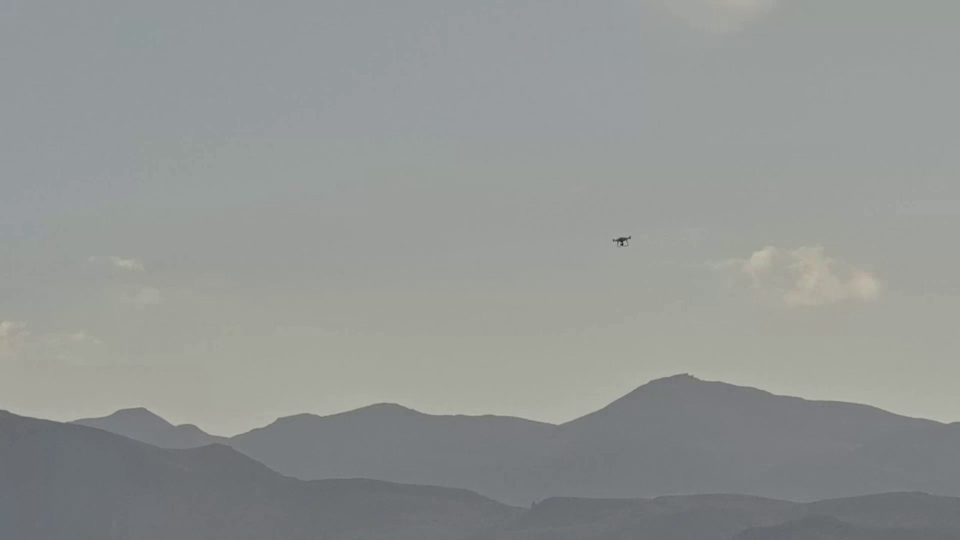
#> input picture frame 15 of code/detection/media/video.mp4, 1920 x 1080 px (shown at 1/2 size)
$ python background_subtraction.py
#> lines starting #> are read from the running program, lines starting #| are printed output that depends on the picture
import cv2
import numpy as np
import os

# video
video = "../media/simple_frames/video.mp4"

cap = cv2.VideoCapture(video)

kernel_dil = np.ones((20, 20), np.uint8)
kernel = cv2.getStructuringElement(cv2.MORPH_ELLIPSE, (3, 3))
fgbg = cv2.createBackgroundSubtractorMOG2() # background subtraction function
# gg = cv2.calcOpticalFlowFarneback()

width = int(cap.get(cv2.CAP_PROP_FRAME_WIDTH))
height = int(cap.get(cv2.CAP_PROP_FRAME_HEIGHT))
fps = int(cap.get(cv2.CAP_PROP_FPS))
fourcc = cv2.VideoWriter_fourcc(*'XVID')
output_path = 'result/background_subtraction.avi'
out = cv2.VideoWriter(output_path, fourcc, fps, (width, height))

frame_count = int(cap.get(cv2.CAP_PROP_FRAME_COUNT))
frame_num = 0

# step = 0
while True:
    frame_num += 1
    frame_file = os.path.join("result/background_subtraction", f'frame_{frame_num:04d}.jpg')

    print("--- frame {} / {} ---".format(frame_num, frame_count))

    ret, frame = cap.read()
#> frame is the input picture: shape (1080, 1920, 3); mean B, G, R 147.2, 149.5, 146.3
    # print frame.shape
    if ret == True:
        fshape = frame.shape
#> fshape = (1080, 1920, 3)
        frame = frame[100:fshape[0] - 100, :fshape[1] - 100, :]  # cropping the video size
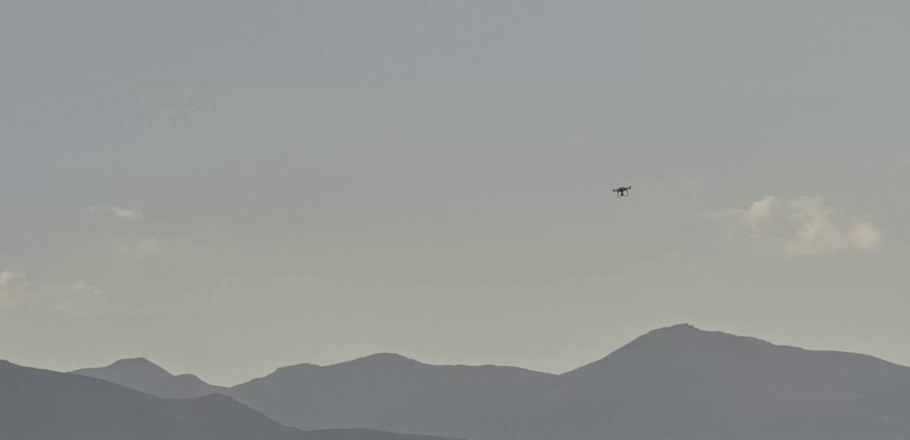
#> frame: shape (880, 1820, 3) (shown at 1/2 size); mean B, G, R 149.7, 152.8, 149.8
        fgmask = fgbg.apply(frame)
#> fgmask: shape (880, 1820); every value is 127
        fgmask = cv2.morphologyEx(fgmask, cv2.MORPH_OPEN, kernel)
        dilation = cv2.dilate(fgmask, kernel_dil, iterations=1)
        (contours, hierarchy) = cv2.findContours(dilation, cv2.RETR_TREE, cv2.CHAIN_APPROX_SIMPLE)
#> contours = [[[0, 0], [0, 879], [1819, 879], [1819, 0]]]
        for pic, contour in enumerate(contours):
            area = cv2.contourArea(contour)
            if(area > 3500): # if the blob size is greater than 3500 then only detect
                x, y, w, h = cv2.boundingRect(contour)
                img = cv2.rectangle(frame, (x, y), (x+w, y+h), (0, 0, 255), 2)
                roi_vehchile = frame[y:y-10+h+5, x:x-8+w+10]

                # cv2.imshow("original", frame)
                # frame = cv2.cvtColor(frame, cv2.COLOR_GRAY2BGR)
                cv2.imwrite(frame_file, frame)
                # out.write(frame)
            else:
                break
#> this loop made 1 pass
#> (pic, contour, area, x, y, w, h) on pass 1: (0, [[0, 0], [0, 879], [1819, 879], [1819, 0]], 1598901, 0, 0, 1820, 880)
    else:
        break

    if cv2.waitKey(1) & 0xFF == ord('q'):
#> (key q is pressed here)
        break

# Release the capture and close windows
# out.release()
cap.release()
cv2.destroyAllWindows()

$ run again, starting later in the video
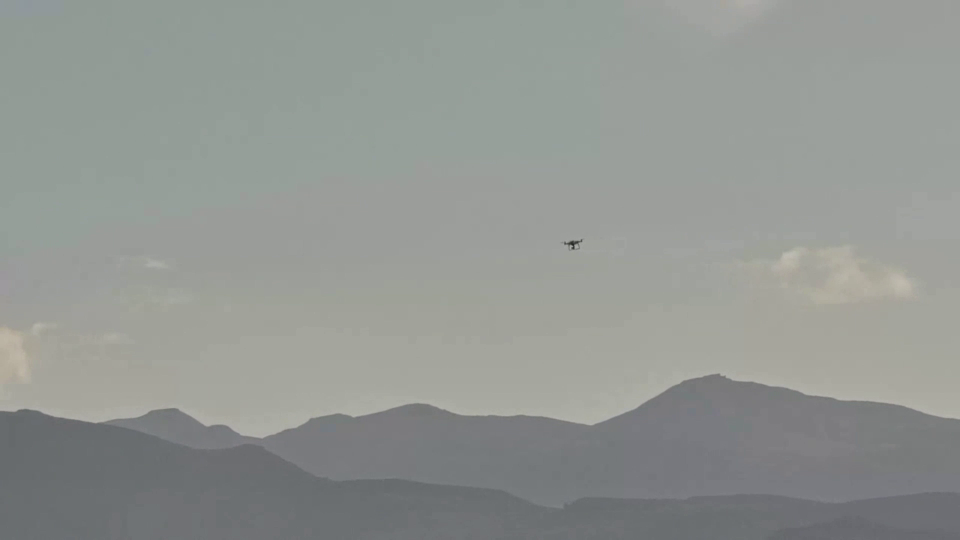
#> input picture frame 67 of code/detection/media/video.mp4, 1920 x 1080 px (shown at 1/2 size)
#> frame is the input picture: shape (1080, 1920, 3); mean B, G, R 146.1, 149.9, 146.1
#> `frame = frame[100:fshape[0] - 100, :fshape[1] - 100, :]`:
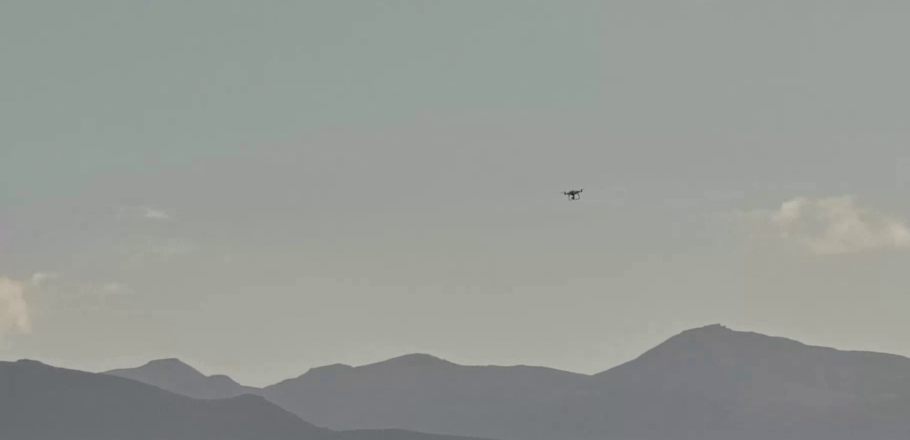
#> frame: shape (880, 1820, 3) (shown at 1/2 size); mean B, G, R 148.8, 153.2, 149.7
#> fgmask: shape (880, 1820); every value is 127
#> contours = [[[0, 0], [0, 879], [1819, 879], [1819, 0]]]
#> the loop `for pic, contour in enumerate(contours):` made 1 pass
#> (pic, contour, area, x, y, w, h) on pass 1: (0, [[0, 0], [0, 879], [1819, 879], [1819, 0]], 1598901, 0, 0, 1820, 880)

$ run again, starting later in the video
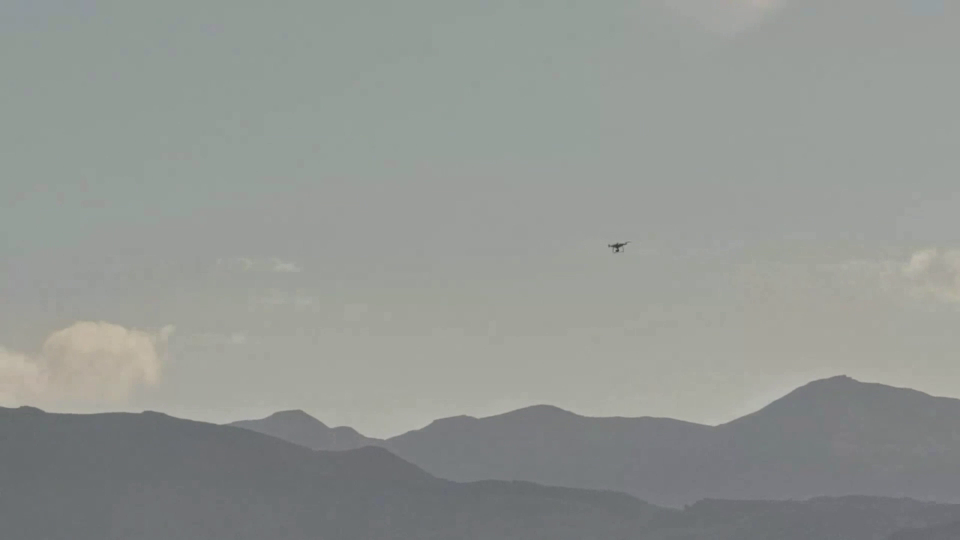
#> input picture frame 120 of code/detection/media/video.mp4, 1920 x 1080 px (shown at 1/2 size)
#> frame is the input picture: shape (1080, 1920, 3); mean B, G, R 146.2, 150.1, 146.4
#> `frame = frame[100:fshape[0] - 100, :fshape[1] - 100, :]`:
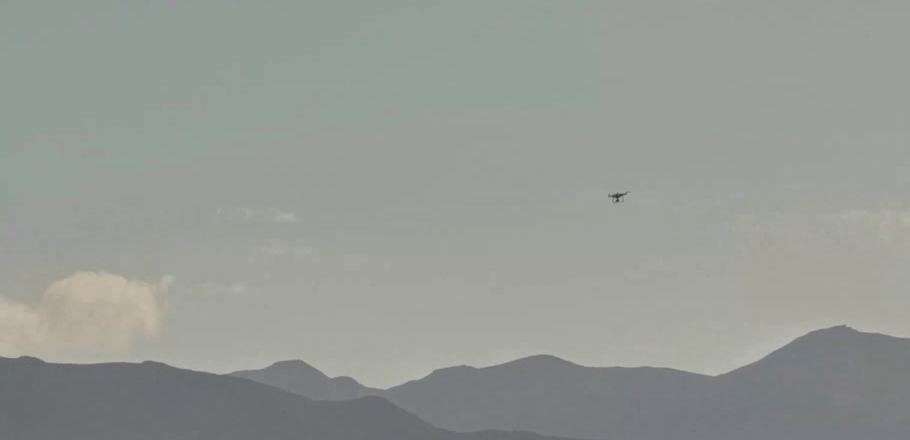
#> frame: shape (880, 1820, 3) (shown at 1/2 size); mean B, G, R 148.8, 153.4, 149.9
#> fgmask: shape (880, 1820); every value is 127
#> contours = [[[0, 0], [0, 879], [1819, 879], [1819, 0]]]
#> the loop `for pic, contour in enumerate(contours):` made 1 pass
#> (pic, contour, area, x, y, w, h) on pass 1: (0, [[0, 0], [0, 879], [1819, 879], [1819, 0]], 1598901, 0, 0, 1820, 880)
